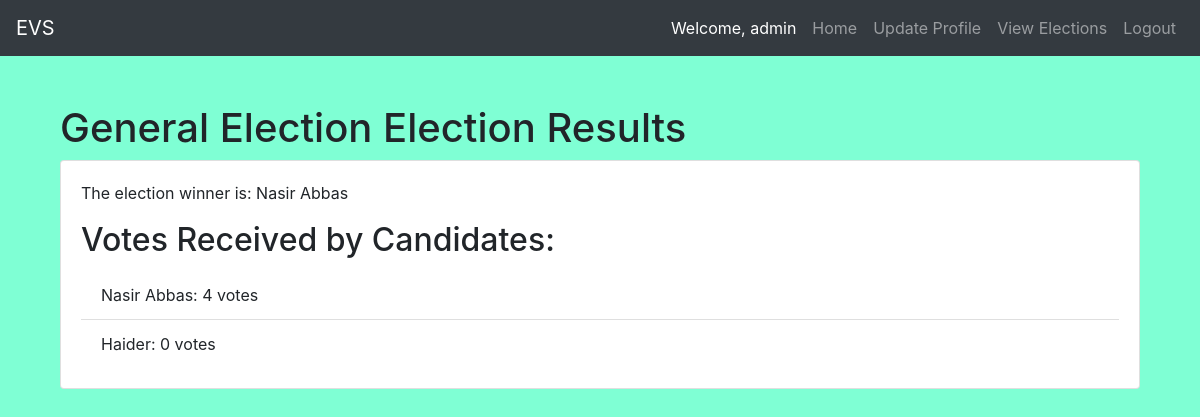
Page /election/1/results/ (signed in) on the committed database.
### evs/models.py (models this page shows, shortened)
class Election(models.Model):
    name = models.CharField(max_length=255)
    status = models.CharField(max_length=50, choices=[('upcoming', 'Upcoming'), ('ongoing', 'Ongoing'), ('completed', 'Completed')])

class Candidate(models.Model):
    name = models.CharField(max_length=255)
    image = models.ImageField(upload_to='candidates/', null=True, blank=True)
    description = models.TextField()
    election = models.ForeignKey(Election, on_delete=models.CASCADE, default=1)

### evs/views.py (the view)
# urls.py: path('election/<int:election_id>/results/', views.view_results, name='view_results'),
@login_required
def view_results(request, election_id):
    election = Election.objects.get(pk=election_id)
    user_vote = Vote.objects.filter(user=request.user, election=election).first()
    if not user_vote:
        return render(request, 'no_results.html', {'election': election})
    candidates = Candidate.objects.filter(election=election)
    vote_counts = {}
    for candidate in candidates:
        votes_received = Vote.objects.filter(election=election, candidate=candidate).count()
        vote_counts[candidate] = votes_received
    winner = max(vote_counts, key=vote_counts.get)
    return render(request, 'view_results.html', {'election': election, 'winner': winner, 'vote_counts': vote_counts})

### evs/templates/view_results.html (shortened to what this page needs)
{% extends 'base.html' %}
{% block content %}
    <div class="container mt-5">
        <h1>{{ election.name }} Election Results</h1>
        <div class="card">
            <div class="card-body">
                <p class="card-text">The election winner is: {{ winner.name }}</p>
                <h2 class="card-title">Votes Received by Candidates:</h2>
                <ul class="list-group list-group-flush">
                    {% for candidate, votes_received in vote_counts.items %}
                        <li class="list-group-item">
                            {{ candidate.name }}: {{ votes_received }} votes
                        </li>
                    {% endfor %}
                </ul>
            </div>
        </div>
    </div>
{% endblock %}

### evs/templates/base.html (shortened to what this page needs)
<!DOCTYPE html>
<html lang="en">
<head>
    <link rel="stylesheet" href="https://maxcdn.bootstrapcdn.com/bootstrap/4.5.2/css/bootstrap.min.css">
</head>
<body>
<nav class="navbar navbar-expand-lg navbar-dark bg-dark">
    <a class="navbar-brand" href="{% url 'home' %}">EVS</a>
    <div class="collapse navbar-collapse" id="navbarNav">
        <ul class="navbar-nav ml-auto">
            {% if user.is_authenticated %}
            <li class="nav-item active ">
                <a class="nav-link" href="{% url 'home' %}">Welcome, {{ user.username }}</a>
            </li>
            <li class="nav-item ">
                <a class="nav-link" href="{% url 'home' %}">Home</a>
            </li>
            <li class="nav-item">
                <a class="nav-link" href="{% url 'update_profile' %}">Update Profile</a>
            </li>
            <li class="nav-item">
                <a class="nav-link" href="{% url 'election_list' %}">View Elections</a>
            </li>
            <li class="nav-item">
                <a class="nav-link" href="{% url 'logout' %}">Logout</a>
            </li>
            {% endif %}
        </ul>
    </div>
</nav>
<div class="container">
    {% block content %}
    {% endblock %}
</div>
</body>
</html>

### evs/templates/base.html (style rules this page uses)
body { background-color: aquamarine; }

### rows in the picture
Election: name "General Election"
Candidate: name "Nasir Abbas", votes_received "4"
Candidate: name "Haider", votes_received "0"

### other values in the picture
{{ user.username }} "admin"
